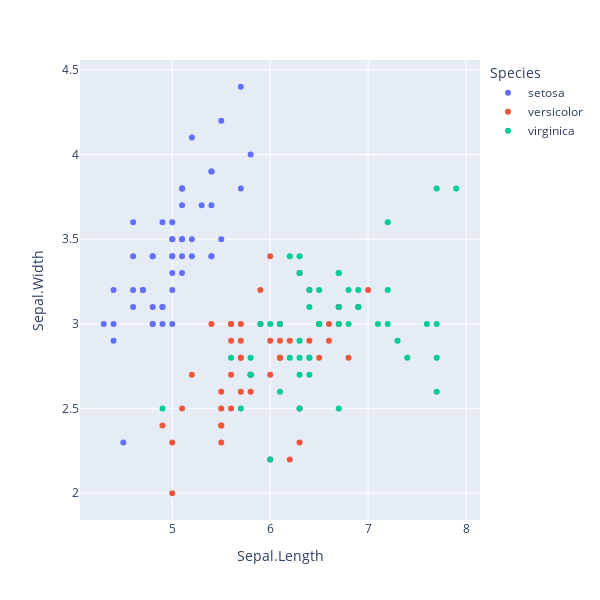

Here is the notebook cell this chart was saved with:
### Code cell
px.scatter(iris_real, x = 'Sepal.Length', y = 'Sepal.Width', color = 'Species', width = 600, height = 600)

### Figure 1 — Plotly figure (JSON) as saved in the notebook; plotly's stock layout.template omitted (floating-point values rounded to 4 significant figures)
{"data": [{"hovertemplate": "Species=setosa<br>Sepal.Length=%{x}<br>Sepal.Width=%{y}<extra></extra>", "legendgroup": "setosa", "marker": {"color": "#636efa", "symbol": "circle"}, "mode": "markers", "name": "setosa", "orientation": "v", "showlegend": true, "type": "scatter", "x": [5.1, 4.9, 4.7, 4.6, 5, 5.4, 4.6, 5, 4.4, 4.9, 5.4, 4.8, 4.8, 4.3, 5.8, 5.7, 5.4, 5.1, 5.7, 5.1, 5.4, 5.1, 4.6, 5.1, 4.8, 5, 5, 5.2, 5.2, 4.7, 4.8, 5.4, 5.2, 5.5, 4.9, 5, 5.5, 4.9, 4.4, 5.1, 5, 4.5, 4.4, 5, 5.1, 4.8, 5.1, 4.6, 5.3, 5], "xaxis": "x", "y": [3.5, 3, 3.2, 3.1, 3.6, 3.9, 3.4, 3.4, 2.9, 3.1, 3.7, 3.4, 3, 3, 4, 4.4, 3.9, 3.5, 3.8, 3.8, 3.4, 3.7, 3.6, 3.3, 3.4, 3, 3.4, 3.5, 3.4, 3.2, 3.1, 3.4, 4.1, 4.2, 3.1, 3.2, 3.5, 3.6, 3, 3.4, 3.5, 2.3, 3.2, 3.5, 3.8, 3, 3.8, 3.2, 3.7, 3.3], "yaxis": "y"}, {"hovertemplate": "Species=versicolor<br>Sepal.Length=%{x}<br>Sepal.Width=%{y}<extra></extra>", "legendgroup": "versicolor", "marker": {"color": "#EF553B", "symbol": "circle"}, "mode": "markers", "name": "versicolor", "orientation": "v", "showlegend": true, "type": "scatter", "x": [7, 6.4, 6.9, 5.5, 6.5, 5.7, 6.3, 4.9, 6.6, 5.2, 5, 5.9, 6, 6.1, 5.6, 6.7, 5.6, 5.8, 6.2, 5.6, 5.9, 6.1, 6.3, 6.1, 6.4, 6.6, 6.8, 6.7, 6, 5.7, 5.5, 5.5, 5.8, 6, 5.4, 6, 6.7, 6.3, 5.6, 5.5, 5.5, 6.1, 5.8, 5, 5.6, 5.7, 5.7, 6.2, 5.1, 5.7], "xaxis": "x", "y": [3.2, 3.2, 3.1, 2.3, 2.8, 2.8, 3.3, 2.4, 2.9, 2.7, 2, 3, 2.2, 2.9, 2.9, 3.1, 3, 2.7, 2.2, 2.5, 3.2, 2.8, 2.5, 2.8, 2.9, 3, 2.8, 3, 2.9, 2.6, 2.4, 2.4, 2.7, 2.7, 3, 3.4, 3.1, 2.3, 3, 2.5, 2.6, 3, 2.6, 2.3, 2.7, 3, 2.9, 2.9, 2.5, 2.8], "yaxis": "y"}, {"hovertemplate": "Species=virginica<br>Sepal.Length=%{x}<br>Sepal.Width=%{y}<extra></extra>", "legendgroup": "virginica", "marker": {"color": "#00cc96", "symbol": "circle"}, "mode": "markers", "name": "virginica", "orientation": "v", "showlegend": true, "type": "scatter", "x": [6.3, 5.8, 7.1, 6.3, 6.5, 7.6, 4.9, 7.3, 6.7, 7.2, 6.5, 6.4, 6.8, 5.7, 5.8, 6.4, 6.5, 7.7, 7.7, 6, 6.9, 5.6, 7.7, 6.3, 6.7, 7.2, 6.2, 6.1, 6.4, 7.2, 7.4, 7.9, 6.4, 6.3, 6.1, 7.7, 6.3, 6.4, 6, 6.9, 6.7, 6.9, 5.8, 6.8, 6.7, 6.7, 6.3, 6.5, 6.2, 5.9], "xaxis": "x", "y": [3.3, 2.7, 3, 2.9, 3, 3, 2.5, 2.9, 2.5, 3.6, 3.2, 2.7, 3, 2.5, 2.8, 3.2, 3, 3.8, 2.6, 2.2, 3.2, 2.8, 2.8, 2.7, 3.3, 3.2, 2.8, 3, 2.8, 3, 2.8, 3.8, 2.8, 2.8, 2.6, 3, 3.4, 3.1, 3, 3.1, 3.1, 3.1, 2.7, 3.2, 3.3, 3, 2.5, 3, 3.4, 3], "yaxis": "y"}], "layout": {"height": 600, "legend": {"title": {"text": "Species"}, "tracegroupgap": 0}, "margin": {"t": 60}, "width": 600, "xaxis": {"anchor": "y", "autorange": true, "domain": [0, 1], "range": [4.057, 8.143], "title": {"text": "Sepal.Length"}, "type": "linear"}, "yaxis": {"anchor": "x", "autorange": true, "domain": [0, 1], "range": [1.842, 4.558], "title": {"text": "Sepal.Width"}, "type": "linear"}}}
